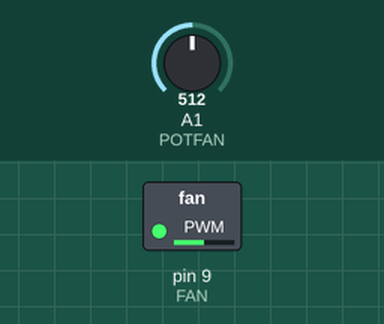
Recording of a sketch running on a simulated Arduino Uno, built with avr-gcc and run on an emulated ATmega328P. On the bench: switched loads named in the sketch (green lamp = pin HIGH). The inputs (shaded band) are chosen by the test bench; at power-on: A1 (POTFAN) = 512. What the sketch prints to the serial monitor is not drawn.

Above: at 3.2 s.
3.3 s: A1 (POTFAN) set to 122
At 4.1 s:
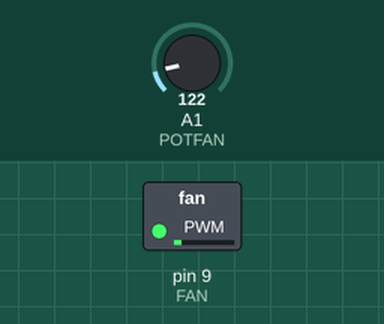
4.8 s: A1 (POTFAN) set to 1023
At 5.2 s:
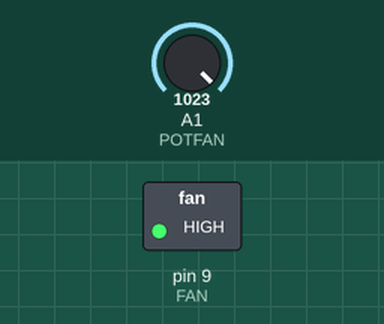
6.3 s: A1 (POTFAN) set to 716
At 7.5 s:
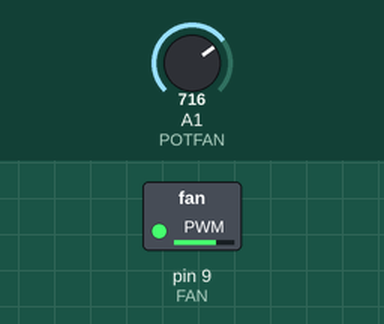
7.8 s: A1 (POTFAN) set to 511
At 8.8 s:
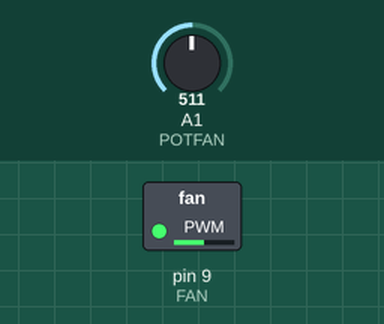
Timing chart, 0 to 10.8 s (numbered marks = the images above; inputs shaded):
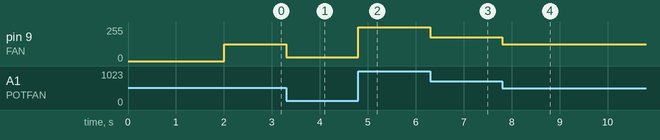

The sketch:

Test_Fan_Control_Proj.ino
```cpp
#define FAN 9
#define POTFAN A1
#define MAXFAN 75 //Values found experimenting
#define MINFAN 3

int potRead=0;

void setup()
{
  cli();
  TCCR2A=2;   // Mode CTC ( Clear Timer On Compare)
  TCCR2B=0x03;  // wgm22 est a 0 , CS2 a 0 CS1 a 1 CS0 a 1 donc un prescaler de 64
  OCR2A = 100;    // valeur de comparaison a 100 ( 100 interruption max )
  TIMSK2=0x02;    // Active l'interruption lorsque Compteur TCNT2 =  OCR2A ( 100 interrupts)
  TCNT2=0; // set le timer2 a 0 ( fresh start)
  sei();

  Serial.begin(115200);

  pinMode(FAN, OUTPUT);
  Serial.println("Starting in 3 seconds...");

  for(int i =2 ; i>0;i--)
  {
    delay(1000);
    if(i>1)
      Serial.println(String(i)+"...");
    else
      Serial.println("Fan is a go!");
  }
}

void loop()
{
  /*
  for(int i =0;i<20;i++)
  {
    for(int i =MINFAN;i<MAXFAN;i+=1)
    {
      delay(10000/(MAXFAN-MINFAN));
      analogWrite(FAN, i);
    }
    for(int i =MAXFAN;i>MINFAN;i-=1)
    {
      delay(10000/(MAXFAN-MINFAN));
      analogWrite(FAN, i);
    }
  }*/
  Serial.print("Raw : ");
  Serial.print(potRead);
  Serial.print(" | Mapped : ");
  Serial.println(map(potRead,0,1023,0,255));

  analogWrite(FAN, map(potRead,0,1023,0,255)); // sets the digital pin 13 on
  //delay(20000);            // waits for a second
  //Serial.println("Fan is stopping!");
  //analogWrite(FAN, 0);  // sets the digital pin 13 off
  //delay(100000);
  // put your main code here, to run repeatedly:

}


ISR(TIMER2_COMPA_vect)        // interruptions au 2500e de secondes
{
  potRead = analogRead(POTFAN);
}
```

Measured:
- after the input at 3.3 s, pin 9 (FAN): 127/255 → 30/255 at once
- after the input at 4.8 s, pin 9 (FAN): 30/255 → 255/255 at once
- after the input at 6.3 s, pin 9 (FAN): 255/255 → 178/255 at once
- after the input at 7.8 s, pin 9 (FAN): 178/255 → 127/255 at once
